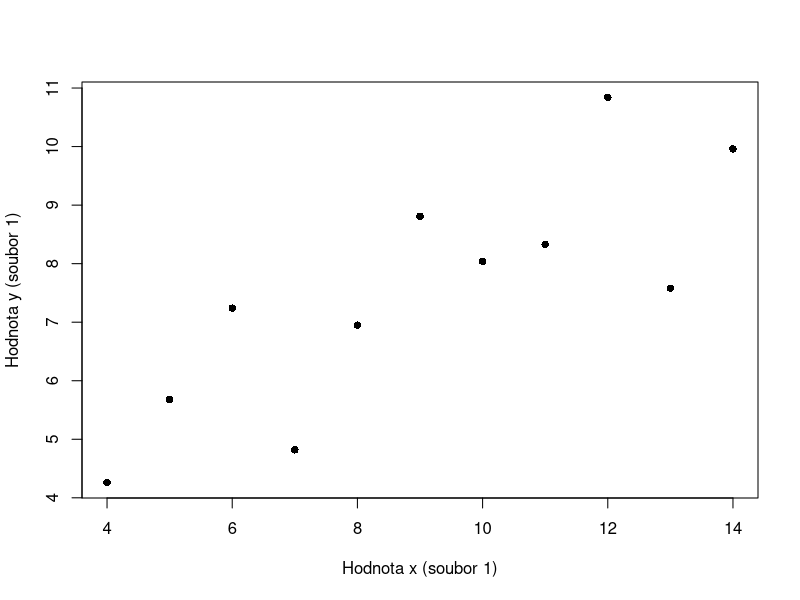
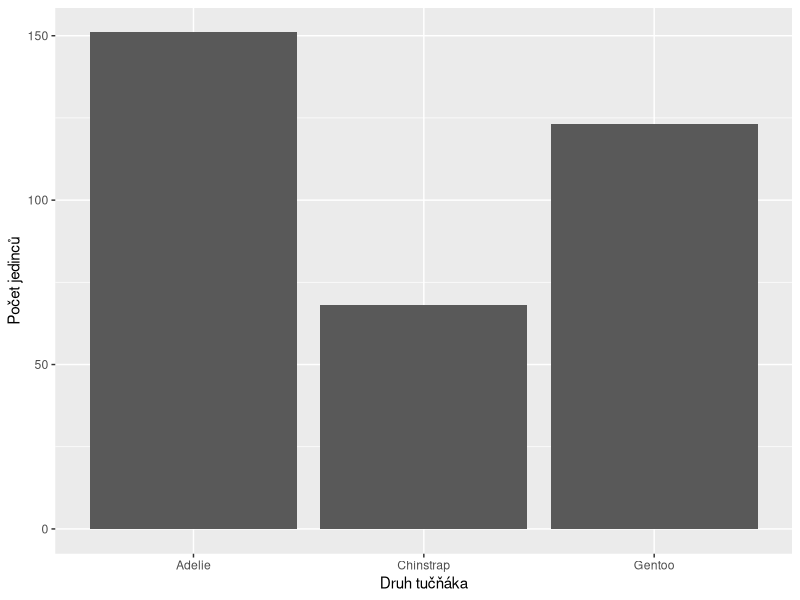

Source code (R) for these figures, in order:
#----------------------------------------------------------#
#
#       L02 — Vztahy dvou proměnných a vizualizace
#                 Praktické cvičení v R
#             Studenti biologie a ekologie
#                       O. Mottl
#                         2026
#
#----------------------------------------------------------#


#----------------------------------------------------------#
# Příprava -----
#----------------------------------------------------------#

# Skript stáhněte z veřejné stránky lekce L02 na HUBu kurzu:
# https://cuni-natur-biostatistics.github.io/L02/current/code/cviceni.R
# Uložte jej mezi své studijní soubory. V RStudiu zvolte File > Open File,
# vyberte stažený cviceni.R a otevřete jej v panelu se skriptem.
# Odpovědi a vlastní příkazy zapisujte přímo do své kopie souboru;
# průběžně ji ukládejte pomocí Ctrl + S. Není potřeba vytvářet projekt
# ani měnit pracovní složku.
#
# Při společném praktiku dokončete Hlavní úlohy L02-U01 až L02-U08.
# Úlohy navíc jsou dobrovolné a můžete se k nim vrátit při samostudiu.
# Skript spouštějte shora dolů. Jeden příkaz spusťte kurzorem na jeho
# řádku pomocí Ctrl + Enter. U příkazu na více řádcích označte všechny
# jeho řádky a stiskněte Ctrl + Enter. Výsledek najdete v Console,
# graf v Plots. Komentáře začínající znakem # R nespouští.
# Pod „Vaše řešení“ pište vlastní příkazy a slovní odpovědi.
# Nápovědy čtěte postupně; druhá nabízí konkrétnější krok.


#--------------------------------------------------#
## Výsledky učení a návaznost na L01 -----
#--------------------------------------------------#

# Po společné trase dokážete vybrat graf pro dvojici proměnných,
# popsat směr a variabilitu vztahu, vypočítat a opatrně číst
# kovarianci a korelaci a odlišit zjištěný vztah od tvrzení o příčině.
#
# V L01 jste rozlišovali typy proměnných a zobrazovali jednu proměnnou.
# Jeden řádek zde představuje jednoho měřeného tučňáka; délka ploutve
# a hmotnost na stejném řádku tedy patří témuž jedinci. Počítáme
# a zobrazujeme odpovídající dvojice, nikoli dvě nezávislé řady čísel.
#
# Pokud už bezpečně používáte Ctrl + Enter, objekty, $, plot(),
# boxplot() a table(), můžete toto krátké připomenutí přeskočit:
# uložený skript obsahuje příkazy, Console ukazuje jejich výsledky
# a Environment objekty v aktuální relaci R. Po restartu relace
# objekty zmizí, ale uložený skript zůstane na disku.


#--------------------------------------------------#
## Technická kontrola -----
#--------------------------------------------------#

# Data jsou v balíčku {palmerpenguins}. Kontrola nic neinstaluje.
if (
  !requireNamespace(
    package = "palmerpenguins",
    quietly = TRUE
  )) {
  stop(
    "Chybí balíček {palmerpenguins}. Nainstalujte jej podle pokynů kurzu a spusťte skript znovu.",
    call. = FALSE
  )
}

# Pokud balíček ve vašem R chybí, můžete jednou spustit v Console:
# install.packages(pkgs = "palmerpenguins")


#----------------------------------------------------------#
# Hlavní úlohy -----
#----------------------------------------------------------#

#--------------------------------------------------#
## Dvě měření jednoho tučňáka -----
#--------------------------------------------------#

# Dataset Palmer Penguins obsahuje měření dospělých tučňáků tří druhů
# z oblasti Palmerova souostroví. Jde o pozorované jedince z této studie,
# nikoli o náhodný vzorek všech tučňáků na světě.
data_tucnaci_raw <- palmerpenguins::penguins

# Původní tabulka má anglické názvy sloupců. Pro další práci
# vytvoříme české názvy objektů; původní sloupce nepřejmenováváme.
head(x = data_tucnaci_raw)
nrow(x = data_tucnaci_raw)

# Zápis [, c(...)] vybere dva sloupce a ponechá pořadí řádků.
# V novém objektu zůstávají délka ploutve a hmotnost vedle sebe.
data_mereni_par <-
  data_tucnaci_raw[, c("flipper_length_mm", "body_mass_g")]

head(x = data_mereni_par)

# is.na() znáte z L01; TRUE označuje chybějící hodnotu.
# complete.cases() naopak označí TRUE u řádků, kde nic nechybí
# v právě sledovaných sloupcích.


#----------------------------------------#
### Úloha | L02-U01 -----
#----------------------------------------#

# Zadání: V data_tucnaci_raw spočítejte zvlášť chybějící hodnoty
# ve sloupcích flipper_length_mm a body_mass_g. Pomocí data_mereni_par
# zjistěte počet řádků, kde jsou obě měření známá. Leží zde chybějící
# hodnoty v obou sloupcích na stejných řádcích? Proč může oddělené
# mazání hodnot v jiné tabulce poškodit dvojice?
#
# Vaše řešení:
#
#
# Očekávaný výsledek: Tabulka má 344 řádků, v každém sloupci
# chybějí 2 hodnoty a úplných dvojic je 342. Chybějí tedy stejné
# dva řádky; oddělené mazání by zde dvojice náhodou zachovalo,
# ale při různých chybějících řádcích by je mohlo nesprávně spojit.
# Nápověda 1: Porovnejte počet chybějících hodnot v každém sloupci
# s počtem řádků, kde chybí alespoň jedno z obou měření.
# Nápověda 2: Pro sloupec použijte sum(is.na(...)); úplné dvojice
# získáte sečtením hodnot TRUE z complete.cases(data_mereni_par).


# complete.cases() vrátí pro každý řádek TRUE, pokud ve vybraných
# sloupcích nechybí žádná hodnota. Zápis [ma_dvojici, ] vybere
# celé řádky, takže délka ploutve a hmotnost zůstanou spárované.
ma_dvojici <- complete.cases(x = data_mereni_par)

data_tucnaci <- data_tucnaci_raw[ma_dvojici, ]

vec_delka_ploutve <- data_tucnaci$flipper_length_mm
vec_hmotnost <- data_tucnaci$body_mass_g
vec_druh <- data_tucnaci$species
vec_ostrov <- data_tucnaci$island

# Ověříme, že oba vektory pro bodový graf jsou stejně dlouhé.
length(x = vec_delka_ploutve)
length(x = vec_hmotnost)


#--------------------------------------------------#
## Co ukazuje oblak bodů -----
#--------------------------------------------------#

# Dvě číselné proměnné zobrazíme bodovým grafem. Jeden bod nese
# dvě měření jednoho tučňáka. plot() znáte z L01; popisky os
# zde doplní jednotky obou měření.


#----------------------------------------#
### Úloha | L02-U02 -----
#----------------------------------------#

# Zadání: Z vec_delka_ploutve a vec_hmotnost vytvořte bodový graf
# pomocí plot(). Délku ploutve v mm dejte na vodorovnou osu,
# hmotnost v g na svislou; obě osy česky popište včetně jednotek.
# Před spuštěním odhadněte směr vztahu. Potom popište jeho směr,
# přibližný tvar a rozptýlení bodů při podobné délce ploutve.
#
# Vaše řešení:
#
#
# Očekávaný výsledek: Rostoucí, přibližně přímkový, ale ne dokonale
# těsný oblak 342 bodů. Při podobné délce ploutve se hmotnosti liší.
# Nápověda 1: Každý bod potřebuje dvě hodnoty ze stejného řádku;
# pro graf máte připravené odpovídající vektory x a y.
# Nápověda 2: V plot() nastavte x, y, xlab a ylab. Pro dobře
# viditelné body můžete nastavit pch = 16.


#--------------------------------------------------#
## Stejný vztah u tří druhů -----
#--------------------------------------------------#

# Jména vektoru barev odpovídají názvům druhů v datech.
barvy_druhu <-
  c(
    "Adelie" = "darkorange3",
    "Chinstrap" = "mediumpurple4",
    "Gentoo" = "cyan4"
  )

# as.character() převede faktor druhu na text, podle kterého
# pojmenovaný vektor vybere barvu pro každého jedince.
head(x = barvy_druhu[as.character(x = vec_druh)])


#----------------------------------------#
### Úloha | L02-U03 -----
#----------------------------------------#

# Zadání: Nakreslete znovu délku ploutve proti hmotnosti pro všech
# 342 jedinců z data_tucnaci. Přiřaďte bodům barvu podle vec_druh
# a barvy_druhu a přidejte legendu Adelie, Chinstrap a Gentoo.
# Porovnejte rozptýlení uvnitř druhů s rozdíly mezi druhy.
# Změnila barva měření, nebo jen to, co v grafu rozpoznáte?
#
# Vaše řešení:
#
#
# Očekávaný výsledek: Tři rozlišitelné skupiny; Gentoo leží
# převážně u delších ploutví a vyšších hmotností. Body se
# rozptylují i uvnitř každého druhu. Barva nepřidala nové měření.
# Nápověda 1: Použijte stejné x a y jako v U02; druh rozhoduje
# jen o vzhledu bodu.
# Nápověda 2: V plot() doplňte col = barvy_druhu[as.character(vec_druh)].
# Legendu vytvoří legend() s legend = names(barvy_druhu),
# col = barvy_druhu a pch = 16.


#--------------------------------------------------#
## Kovariance a korelace -----
#--------------------------------------------------#

# Čtyři dvojice z výkladu dávají malý příklad společného pohybu
# proměnných. I tady zachováváme párování v každém řádku.
data_ctyri_tucnaci <-
  data.frame(
    delka_ploutve_mm = c(186, 191, 197, 204),
    hmotnost_g = c(3800, 3920, 4300, 4480)
  )

data_ctyri_tucnaci
mean(x = data_ctyri_tucnaci$delka_ploutve_mm)
mean(x = data_ctyri_tucnaci$hmotnost_g)

# Odchylka od průměru může být záporná nebo kladná. Součin dvou
# odchylek je kladný, když jsou obě na stejné straně svých průměrů.


#----------------------------------------#
### Úloha | L02-U04 -----
#----------------------------------------#

# Zadání: U prvního a čtvrtého řádku data_ctyri_tucnaci určete,
# zda je každá hodnota pod svým průměrem nebo nad ním. Předpovězte
# znaménko součinu obou odchylek pro tyto řádky. Pak pomocí cov()
# spočítejte kovarianci všech čtyř dvojic. Co říká její znaménko?
#
# Vaše řešení:
#
#
# Očekávaný výsledek: V prvním řádku jsou obě hodnoty pod průměrem,
# ve čtvrtém nad průměrem; oba součiny jsou kladné. Kovariance
# je 2430 mm·g a shrnuje společný rostoucí směr v tomto příkladu.
# Nápověda 1: Dvě odchylky se stejným znaménkem mají kladný součin.
# Nápověda 2: Funkci cov() předejte pomocí x a y dva sloupce
# data_ctyri_tucnaci ve stejném pořadí řádků.


# Kovariance závisí na jednotkách. Korelace převede společný pohyb
# na číslo od -1 do 1. Pearson shrnuje hlavně přímkový vztah
# původních hodnot; Spearman pracuje s jejich pořadím.
# Ani jedna hodnota nenahrazuje kontrolu grafu.


#----------------------------------------#
### Úloha | L02-U05 -----
#----------------------------------------#

# Zadání: Pro vec_delka_ploutve a vec_hmotnost spočítejte zvlášť
# Pearsonovu a Spearmanovu korelaci funkcí cor(). Před výpočtem
# odhadněte jejich znaménko podle grafu U02. Porovnejte výsledky
# a jednou větou vyložte, co vypovídají o měřených tučňácích.
#
# Vaše řešení:
#
#
# Očekávaný výsledek: Pearson přibližně 0,871 a Spearman přibližně
# 0,840; obě korelace jsou kladné a podobné, ale ne dokonalé.
# Nevypovídají samy o sobě o příčině vztahu.
# Nápověda 1: Znaménko souvisí se směrem bodového mraku;
# metody pracují s původními hodnotami a s jejich pořadím.
# Nápověda 2: Ve dvou voláních cor() použijte stejná x a y;
# měňte jen method = "pearson" a method = "spearman".


#--------------------------------------------------#
## Typy proměnných mění volbu grafu -----
#--------------------------------------------------#

# Druh je kategoriální a hmotnost číselná proměnná. Zápis
# hmotnost ~ druh v boxplot() znamená „hmotnost po skupinách druhu“.


#----------------------------------------#
### Úloha | L02-U06 -----
#----------------------------------------#

# Zadání: Pro stejné jedince z data_tucnaci zobrazte pomocí
# boxplot() hmotnost v g podle vec_druh. Použijte vec_hmotnost
# a česky označte obě osy. Porovnejte typickou hmotnost a rozptyl
# v jednotlivých druzích. Proč by zde bodový graf se dvěma
# číselnými osami nebyl první volbou?
#
# Vaše řešení:
#
#
# Očekávaný výsledek: Tři krabice, jedna pro každý druh;
# Gentoo mají ve vzorku vyšší typickou hmotnost. Skupiny nejsou
# bez variability a graf sám nedokazuje rozdíly v celé populaci.
# Nápověda 1: Jedna proměnná určuje skupiny, druhá v nich má
# číselné hodnoty; porovnejte jejich rozdělení po skupinách.
# Nápověda 2: V boxplot() použijte vzorec vec_hmotnost ~ vec_druh
# a nastavte xlab a ylab.


# Druh i ostrov jsou kategoriální proměnné. table() spočítá
# jejich kombinace. Sloupce tabulky patří ostrovům.
tabulka_druh_ostrov <-
  table(
    Druh = vec_druh,
    Ostrov = vec_ostrov
  )

tabulka_druh_ostrov

# prop.table(..., margin = 2) převede každý sloupec (ostrov)
# zvlášť na podíly. Každý takový sloupec sečtený přes druhy dá 1.
podily_druh_ostrov <-
  prop.table(
    x = tabulka_druh_ostrov,
    margin = 2
  )


#----------------------------------------#
### Úloha | L02-U07 -----
#----------------------------------------#

# Zadání: Z podily_druh_ostrov vytvořte pomocí barplot() skládané
# sloupce pro ostrovy. Použijte barvy_druhu, přidejte legendu druhů
# a označte svislou osu „Podíl“. Porovnejte sloupce s počty v
# tabulka_druh_ostrov: na kterém ostrově ve vzorku najdete všechny
# tři druhy? Co vyjadřuje celková výška každého sloupce?
#
# Vaše řešení:
#
#
# Očekávaný výsledek: Každý ostrovní sloupec má celkovou výšku 1.
# Ve vzorku není ostrov se všemi třemi druhy; na Biscoe chybí
# Chinstrap, na Dream Gentoo a na Torgersen jsou jen Adelie.
# Tabulka počtů a graf podílů odpovídají na odlišné otázky.
# Nápověda 1: Sloupce ostrovů již mají podíly připravené;
# barplot() zobrazí druhy uvnitř každého ostrova.
# Nápověda 2: V barplot() nastavte height = podily_druh_ostrov,
# col = barvy_druhu, legend.text = TRUE a args.legend = list(
# x = "top", horiz = TRUE, bty = "n"). Pro legendu nad sloupci
# zvětšete horní mez grafu pomocí ylim = c(0, 1.17).


#--------------------------------------------------#
## Souvisí délka zobáku s hmotností? -----
#--------------------------------------------------#

# Délka zobáku je v původním sloupci bill_length_mm. Počet úplných
# dvojic ověřte pro tuto otázku znovu; nepřebírejte jej bez kontroly.


#----------------------------------------#
### Úloha | L02-U08 -----
#----------------------------------------#

# Zadání: V data_tucnaci_raw vyberte jen řádky se známou
# bill_length_mm a body_mass_g. Zjistěte počet úplných dvojic,
# z těchto stejných řádků vytvořte dva české vektory a nakreslete
# bodový graf délky zobáku (mm) proti hmotnosti (g). Spočítejte
# Pearsonovu korelaci. Napište dvě věty: co vidíte v grafu a co
# z tohoto pozorovaného vztahu zatím nemůžete tvrdit?
#
# Vaše řešení:
#
#
# Očekávaný výsledek: 342 úplných dvojic, kladný, ale rozptýlený
# vztah; Pearson přibližně 0,595. Korelace sama neprokazuje,
# že změna délky zobáku způsobuje změnu hmotnosti.
# Nápověda 1: Zopakujte cestu od kontroly dvojice k grafu
# a číselnému souhrnu; obě proměnné filtrujte společně.
# Nápověda 2: V complete.cases() vyberte bill_length_mm a
# body_mass_g; podle výsledných řádků vytvořte oba vektory,
# které pak předáte plot() a cor().


#----------------------------------------------------------#
# Shrnutí a sebekontrola -----
#----------------------------------------------------------#

# Společnou trasu jste dokončili, pokud umíte vlastními slovy říct:
# 1. Proč délka ploutve a hmotnost jednoho tučňáka musí zůstat párem?
# 2. Co ukázal bodový graf, co z něj nevyčtete jedinou korelací?
# 3. Co přidalo rozlišení druhů v původním bodovém grafu?
# 4. Proč pro dvě čísla, druh × hmotnost a druh × ostrov volíme
#    různé první grafy?
# 5. Co znamená kladná korelace a proč to ještě není důkaz příčiny?
# Pokud si nejste jistí, vraťte se k příslušné úloze a nápovědám.


#----------------------------------------------------------#
# Úlohy navíc -----
#----------------------------------------------------------#

# Tyto úlohy jsou dobrovolné. Společná trasa skončila u sebekontroly.


#--------------------------------------------------#
## Stejná korelace, jiné obrázky -----
#--------------------------------------------------#

# R obsahuje čtyři malé datové dvojice známé jako Anscombův kvartet.
# První dvojici zobrazíme samostatně; další grafy si můžete prohlížet
# postupně pomocí šipek v Plots.
data_anscombe <- anscombe

plot(
  x = data_anscombe$x1,
  y = data_anscombe$y1,
  xlab = "Hodnota x (soubor 1)",
  ylab = "Hodnota y (soubor 1)",
  pch = 16
)


#----------------------------------------#
### Úloha navíc | L02-N01 -----
#----------------------------------------#

# Zadání: Z data_anscombe zobrazte zvlášť dvojice x2/y2,
# x3/y3 a x4/y4 pomocí plot(). Pro každou ze čtyř dvojic
# spočítejte Pearsonovu korelaci. Porovnejte tvar všech čtyř
# grafů a vysvětlete, proč podobná čísla nestačí k popisu vztahu.
#
# Vaše řešení:
#
#
# Očekávaný výsledek: Všechny čtyři korelace jsou přibližně 0,816,
# ale obrázky ukazují přibližně přímkový vztah, zakřivení a případy
# s výrazně odlehlými body. Graf ukazuje, co jedno číslo skrývá.
# Nápověda 1: Každá dvojice má stejné číslo v názvu obou sloupců;
# grafy sledujte po jednom, ne jako dvě nezávislé řady.
# Nápověda 2: Opakujte zobrazený plot() a v názvech sloupců měňte
# číslo; stejné dvojice předejte cor() s method = "pearson".


#--------------------------------------------------#
## Jiná dvojice měření -----
#--------------------------------------------------#


#----------------------------------------#
### Úloha navíc | L02-N02 -----
#----------------------------------------#

# Zadání: V data_tucnaci_raw použijte bill_depth_mm (hloubka zobáku
# v mm) a body_mass_g (hmotnost v g). Zkontrolujte počet úplných
# dvojic, zachovejte jejich společné řádky, nakreslete bodový graf
# a spočítejte Pearsonovu korelaci. Jak se směr liší od U08?
#
# Vaše řešení:
#
#
# Očekávaný výsledek: 342 úplných dvojic; celkový vztah je
# záporný a Pearsonova korelace přibližně -0,472. Jde o popis
# těchto měřených jedinců, který je vhodné číst i po druzích.
# Nápověda 1: Stejně jako v U08 začněte kontrolou obou proměnných
# ve stejných řádcích, pak porovnejte graf a korelaci.
# Nápověda 2: Pro complete.cases() vyberte bill_depth_mm a
# body_mass_g; z vybraných řádků vezměte oba sloupce pro plot()
# a cor(method = "pearson").


#--------------------------------------------------#
## Co korelace nevysvětluje -----
#--------------------------------------------------#


#----------------------------------------#
### Úloha navíc | L02-N03 -----
#----------------------------------------#

# Zadání: Vraťte se ke vztahu délky ploutve a hmotnosti v U02–U05.
# Napište jednu větu, kterou data podporují, a jednu příliš silnou
# příčinnou větu, kterou samotná korelace nepodporuje. Uveďte dva
# možné zdroje společného vzoru, například druh a celkovou velikost
# těla. Žádný z nich neoznačujte za prokázanou příčinu.
#
# Vaše odpověď:
#
#
# Očekávaný výsledek: Bezpečný závěr popisuje souvislost v měřených
# datech; silnější tvrzení o přímém účinku délky ploutve z grafu
# a korelace neplyne. Možná vysvětlení jsou hypotézy k prověření.
# Nápověda 1: Rozlišujte společný výskyt dvou hodnot od zásahu,
# který by jednu hodnotu změnil a ukázal účinek na druhou.
# Nápověda 2: Porovnejte graf U02 s rozlišením druhů v U03;
# formulujte „souvisí“ místo „způsobuje“.


#--------------------------------------------------#
## Tři grafy znovu pomocí ggplot2 -----
#--------------------------------------------------#

# Balíček {ggplot2} nabízí modernější způsob tvorby grafů v R.
# Graf skládáme z datové tabulky, přiřazení proměnných k osám či barvám
# a vrstvy, která určí, zda uvidíme body, krabice nebo sloupce.
# Další vrstvy mohou měnit popisky a vzhled bez změny původních dat.
# V L02 jsme volili první graf podle typů proměnných; stejné otázky
# si zde vyzkoušíte vyjádřit tímto vrstvovým zápisem.
#
# Kurzová skripta L02, část „Jak typ proměnných určuje výběr grafu“:
# https://cuni-natur-biostatistics.github.io/L02/current/learning/
# Stručný úvod do syntaxe a vrstev (anglicky) v dokumentaci ggplot2:
# https://ggplot2.tidyverse.org/articles/ggplot2.html
#
# Následující tři úlohy jsou dobrovolné. Ověříme dostupnost balíčku,
# aniž bychom jej instalovali nebo připojovali.
je_ggplot2 <-
  requireNamespace(
    package = "ggplot2",
    quietly = TRUE
  )

if (
  !je_ggplot2
) {
  message(
    "Úlohy L02-N04 až N06 vyžadují balíček {ggplot2}; hlavní úlohy jsou hotové."
  )
}

# Pokud chcete tyto dobrovolné úlohy řešit a balíček chybí,
# můžete jednou spustit v Console:
# install.packages(pkgs = "ggplot2")
# Po instalaci znovu spusťte kontrolu je_ggplot2 výše.
# Dvojtečka :: v ggplot2::ggplot() volá funkci z balíčku bez library().
# ggplot2::ggplot() určí datovou tabulku; ggplot2::aes() přiřadí
# sloupce k osám nebo barvám. Znak + spojuje části jednoho grafu,
# nesčítá naměřené hodnoty. Funkce se jménem geom_* vytvářejí vrstvy
# grafu; ggplot2::labs() doplní názvy os.
#
# Příklad navazuje na sloupcové grafy četností z L01. Zde jeden
# řádek představuje jednoho tučňáka, takže ggplot2::geom_bar()
# spočítá jedince každého druhu do sloupců.
# Příkaz print() zobrazí hotový graf i při spuštění celého skriptu.
if (
  je_ggplot2
) {
  graf_pocty_druhu <-
    ggplot2::ggplot(
      data = data_tucnaci,
      mapping = ggplot2::aes(x = species)
    ) +
    ggplot2::geom_bar() +
    ggplot2::labs(
      x = "Druh tučňáka",
      y = "Počet jedinců"
    )

  print(x = graf_pocty_druhu)
}

# Ve třech následujících úlohách použijte stejných 342 jedinců
# z data_tucnaci, stejné dvojice proměnných a jednotky jako
# v hlavních úlohách. Výše uvedený příklad slouží jen k seznámení
# se zápisem; žádný z trojice grafů za vás nevytváří.


#----------------------------------------#
### Úloha navíc | L02-N04 -----
#----------------------------------------#

# Zadání: Z data_tucnaci vytvořte pomocí ggplot2 bodový graf
# flipper_length_mm proti body_mass_g. Vycházejte z U02, ponechte
# stejné osy a jejich české popisky s mm a g. Porovnejte, co se
# oproti plot() zapisuje jako data, přiřazení os a vrstva bodů.
# Úlohu řešte pouze tehdy, když je_ggplot2 má hodnotu TRUE.
#
# Vaše řešení:
#
#
# Očekávaný výsledek: Stejný rostoucí oblak 342 bodů a stejné
# jednotky jako v U02; mění se způsob sestavení grafu, ne data.
# Nápověda 1: V ggplot2 oddělíte zdrojovou tabulku a osy od vrstvy,
# která vykreslí jednotlivé body.
# Nápověda 2: Použijte ggplot2::ggplot() s data = data_tucnaci,
# ggplot2::aes() pro obě osy, ggplot2::geom_point() a ggplot2::labs().


#----------------------------------------#
### Úloha navíc | L02-N05 -----
#----------------------------------------#

# Zadání: Z týchž jedinců v data_tucnaci znovu zobrazte hmotnost
# body_mass_g podle species pomocí ggplot2. Zachovejte otázku
# a české popisky s jednotkou g z U06. Porovnejte s boxplot(),
# kde se v kódu určuje skupina a způsob vykreslení krabic.
# Úlohu řešte pouze tehdy, když je_ggplot2 má hodnotu TRUE.
#
# Vaše řešení:
#
#
# Očekávaný výsledek: Tři krabice nad stejnými 342 jedinci
# a stejná interpretace skupin jako v U06.
# Nápověda 1: Druh určuje skupinu na vodorovné ose, hmotnost
# číselnou hodnotu na svislé ose.
# Nápověda 2: V ggplot2::aes() přiřaďte x = species a
# y = body_mass_g; přidejte ggplot2::geom_boxplot() a ggplot2::labs().


#----------------------------------------#
### Úloha navíc | L02-N06 -----
#----------------------------------------#

# Zadání: Z data_tucnaci znovu zobrazte složení druhů podle
# ostrovů jako skládané podílové sloupce pomocí ggplot2. Ponechte
# stejné 342 jedince, barvy z barvy_druhu a svislou osu pro podíl.
# Porovnejte s barplot(), jak se nastavuje ostrov, barva druhu
# a převod sloupců na podíly. Úlohu řešte pouze tehdy,
# když je_ggplot2 má hodnotu TRUE.
#
# Vaše řešení:
#
#
# Očekávaný výsledek: Každý ostrovní sloupec má výšku 1
# a složení odpovídá U07. Žádný další jedinec nepřibyl.
# Nápověda 1: Ostrov určuje sloupec a druh jeho barevné části;
# graf musí ukázat podíly uvnitř každého ostrova.
# Nápověda 2: V ggplot2::aes() použijte x = island a
# fill = species, poté ggplot2::geom_bar(position =
# ggplot2::position_fill(reverse = TRUE)), aby pořadí barevných částí
# odpovídalo U07. Barvy nastavte pomocí ggplot2::scale_fill_manual(
# values = barvy_druhu) a popisky pomocí ggplot2::labs().
